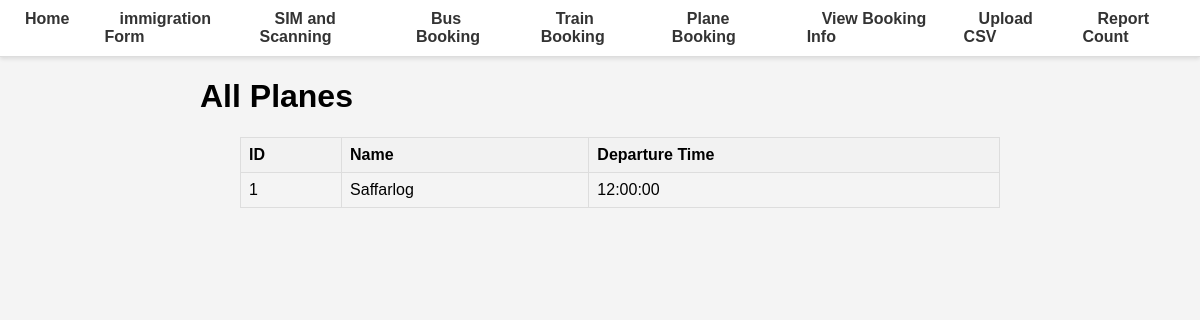
The app's page /view-planes/, older data.
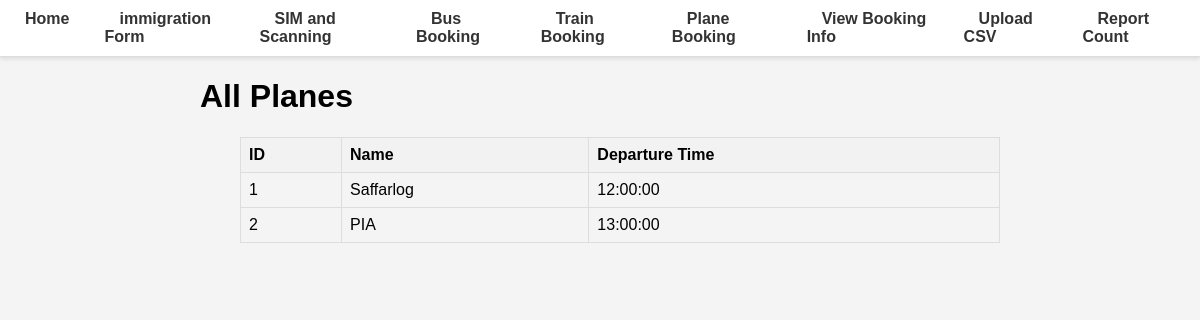
The same page, newer data.
### database.py (models this page shows)
class Plane(Base):
    __tablename__ = "plane"
    plane_id = Column(Integer, primary_key=True, autoincrement=True)
    company = Column(String, nullable=True)
    departure_time = Column(Time, nullable=False)

### main.py (the view)
@app.get("/view-planes/")
def view_planes(request: Request, db: Session = Depends(get_db)):
    planes = db.query(Plane).all()
    return templates.TemplateResponse("view_planes.html", {"request": request, "planes": planes})

### templates/view_planes.html
{% extends "base.html" %}
{% block content %}
<h1>All Planes</h1>
<ul>
    <table>
        <tr>
            <th>ID</th>
            <th>Name</th>
            <th>Departure Time</th>
        </tr>
    {% for plane in planes %}
        <tr>
            <td>{{ plane.plane_id }} </td>
            <td>{{ plane.company }}</td>
            <td>{{ plane.departure_time }}</td>
        </tr>
    {% endfor %}
    </table>
</ul>
{% endblock %}

Row changes from the older to the newer data that the page shows:
added Plane: plane_id "2", company "PIA", departure_time "13:00:00"
